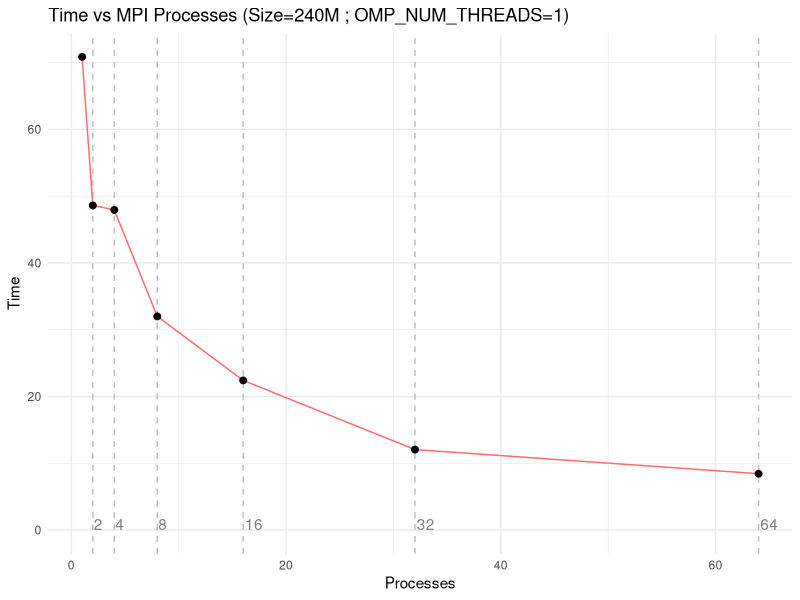
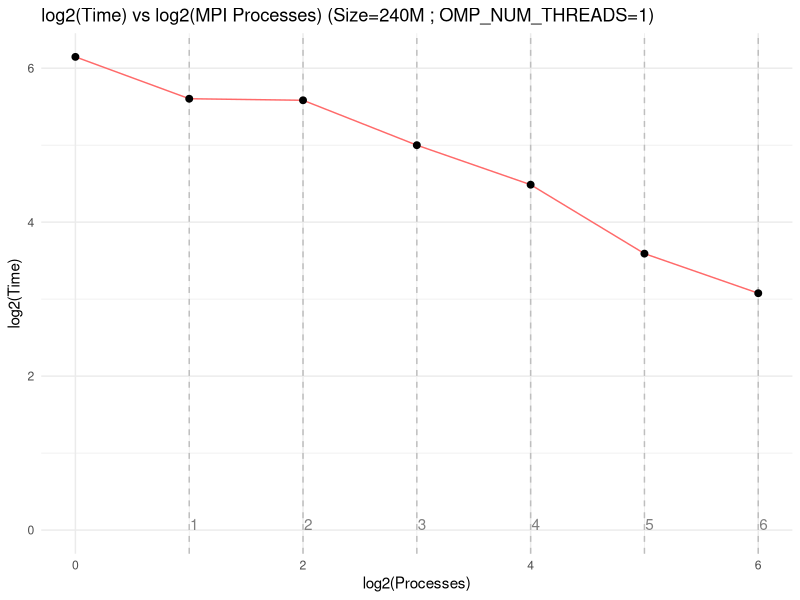
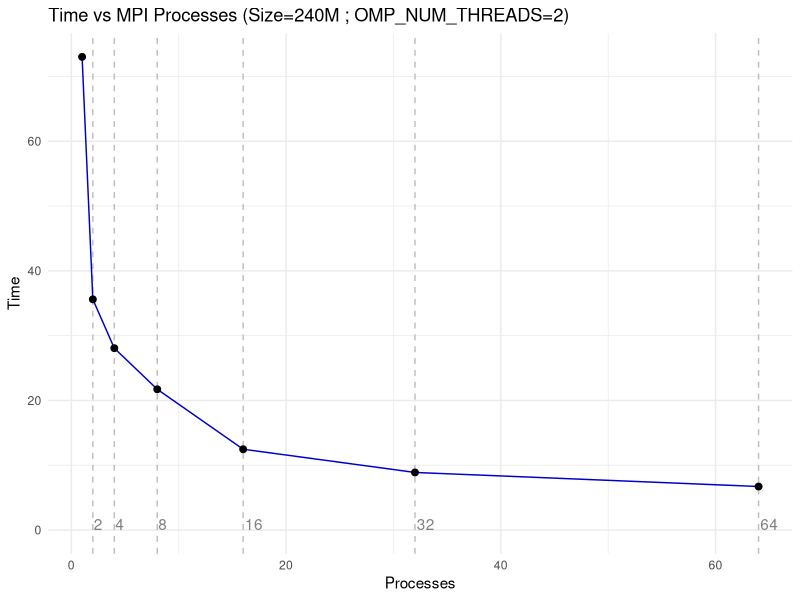
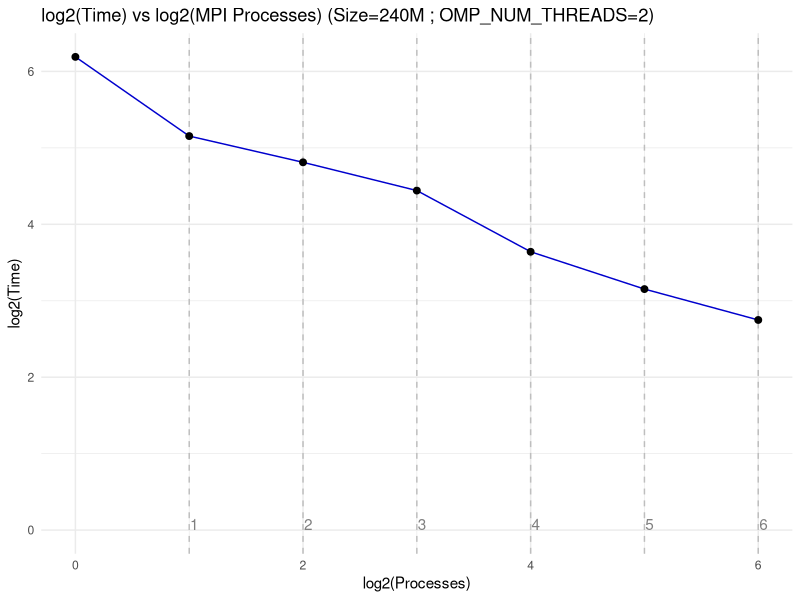
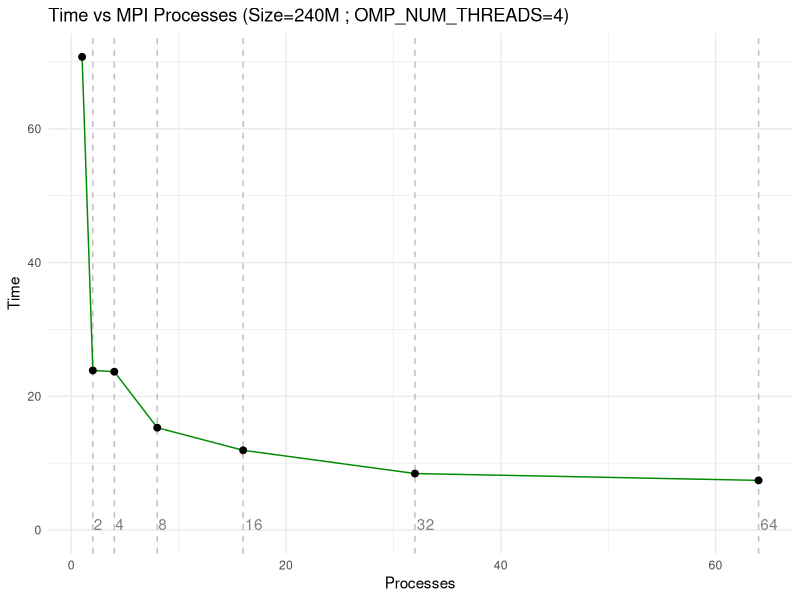
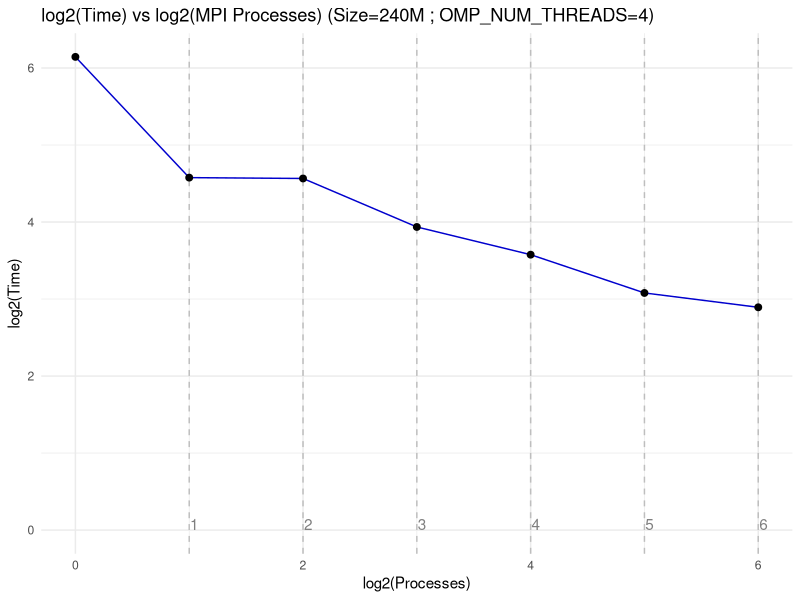
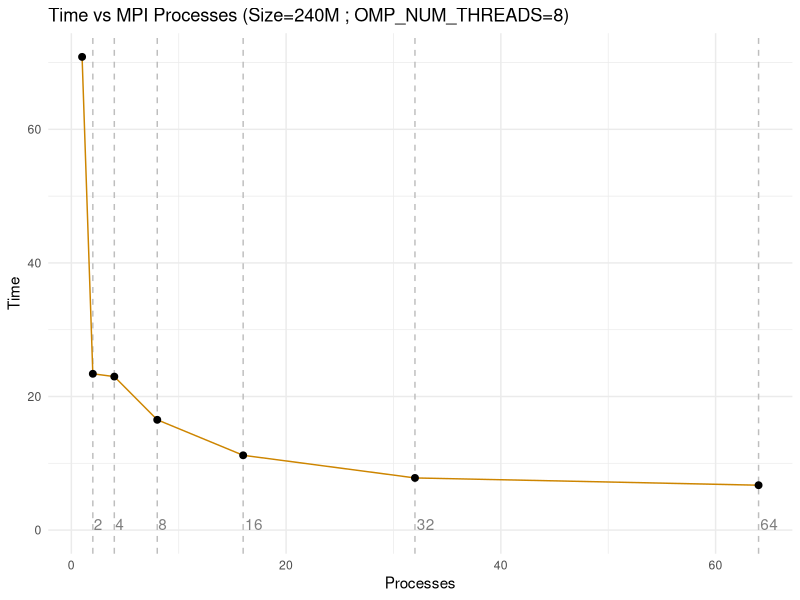
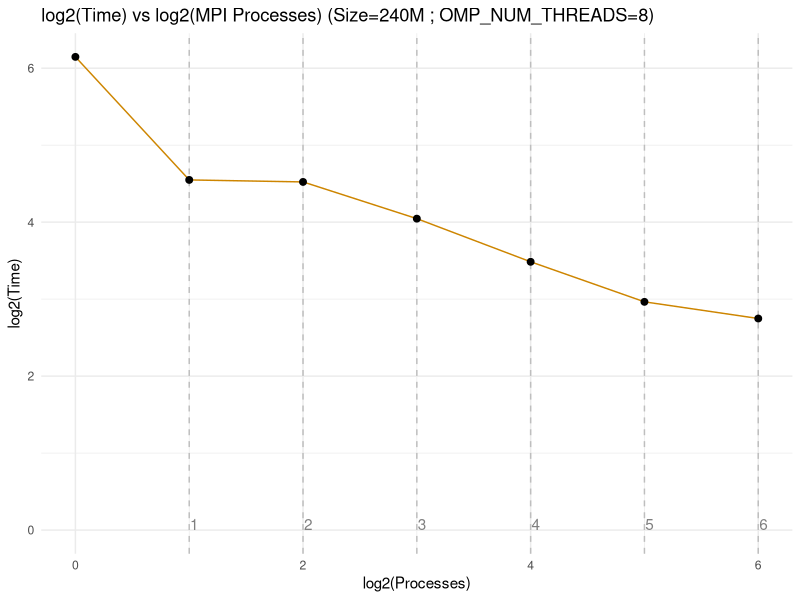

Source code (R) for these figures, in order:
## ---- chunk 1
knitr::opts_chunk$set(echo = TRUE)
## ---- chunk 2
library(tidyverse)
library(ggplot2)
## ---- chunk 3
mpi_timings_1<- read.csv("../timings/hybrid_scaling_240M_1thread.csv")

mpi_timings_1<- mpi_timings_1 %>% 
                select(!Threads) %>%
                group_by(Processes) %>%
                summarise(Time = mean(Time, na.rm = TRUE))

mpi_timings_1$SpeedUp<- mpi_timings_1$Time[1] / mpi_timings_1$Time
mpi_timings_1$OMP_NUM_THREADS<- "1 Thread"
## ---- chunk 4
mpi_timings_1 %>%
  ggplot(aes(x = Processes, y = Time)) +
  geom_vline(xintercept = c(2,4,8,16,32,64), linetype = "dashed", color = "grey")+
  annotate("text", x = c(2,4,8,16,32,64), y = rep(0,6), label = c(2,4,8,16,32,64), 
           vjust = 0, hjust = -0.1,color="grey50")+
  geom_line(col="indianred1") +
  geom_point(size=2)+
    labs(title = "Time vs MPI Processes (Size=240M ; OMP_NUM_THREADS=1)",
         x = "Processes",
         y = "Time") +
    theme_minimal()
## ---- chunk 5
mpi_timings_1 %>%
  ggplot(aes(x = log2(Processes), y = log2(Time))) +
  geom_vline(xintercept = 1:6, linetype = "dashed", color = "grey")+
  annotate("text", x = 1:6, y = rep(0,6), label = 1:6, 
           vjust = 0, hjust = -0.1,color="grey50")+
  geom_line(col="indianred1") +
  geom_point(size=2)+
    labs(title = "log2(Time) vs log2(MPI Processes) (Size=240M ; OMP_NUM_THREADS=1)",
         x = "log2(Processes)",
         y = "log2(Time)") +
    theme_minimal()
## ---- chunk 6
mpi_timings_2<- read.csv("../timings/hybrid_scaling_240M_2threads.csv")

mpi_timings_2<- mpi_timings_2 %>% 
                select(!Threads) %>%
                group_by(Processes) %>%
                summarise(Time = mean(Time, na.rm = TRUE))

mpi_timings_2$SpeedUp<- mpi_timings_2$Time[1] / mpi_timings_2$Time
mpi_timings_2$OMP_NUM_THREADS<- "2 Threads"
## ---- chunk 7
mpi_timings_2 %>%
  ggplot(aes(x = Processes, y = Time)) +
  geom_vline(xintercept = c(2,4,8,16,32,64), linetype = "dashed", color = "grey")+
  annotate("text", x = c(2,4,8,16,32,64), y = rep(0,6), label = c(2,4,8,16,32,64), 
           vjust = 0, hjust = -0.1,color="grey50")+
  geom_line(col="blue3") +
  geom_point(size=2)+
    labs(title = "Time vs MPI Processes (Size=240M ; OMP_NUM_THREADS=2)",
         x = "Processes",
         y = "Time") +
    theme_minimal()
## ---- chunk 8
mpi_timings_2 %>%
  ggplot(aes(x = log2(Processes), y = log2(Time))) +
  geom_vline(xintercept = 1:6, linetype = "dashed", color = "grey")+
  annotate("text", x = 1:6, y = rep(0,6), label = 1:6, 
           vjust = 0, hjust = -0.1,color="grey50")+
  geom_line(col="blue3") +
  geom_point(size=2)+
    labs(title = "log2(Time) vs log2(MPI Processes) (Size=240M ; OMP_NUM_THREADS=2)",
         x = "log2(Processes)",
         y = "log2(Time)") +
    theme_minimal()
## ---- chunk 9
mpi_timings_4<- read.csv("../timings/hybrid_scaling_240M_4threads.csv")

mpi_timings_4<- mpi_timings_4 %>% 
                select(!Threads) %>%
                group_by(Processes) %>%
                summarise(Time = mean(Time, na.rm = TRUE))

mpi_timings_4$SpeedUp<- mpi_timings_4$Time[1] / mpi_timings_4$Time
mpi_timings_4$OMP_NUM_THREADS<- "4 Threads"
## ---- chunk 10
mpi_timings_4 %>%
  ggplot(aes(x = Processes, y = Time)) +
  geom_vline(xintercept = c(2,4,8,16,32,64), linetype = "dashed", color = "grey")+
  annotate("text", x = c(2,4,8,16,32,64), y = rep(0,6), label = c(2,4,8,16,32,64), 
           vjust = 0, hjust = -0.1,color="grey50")+
  geom_line(col="green4") +
  geom_point(size=2)+
    labs(title = "Time vs MPI Processes (Size=240M ; OMP_NUM_THREADS=4)",
         x = "Processes",
         y = "Time") +
    theme_minimal()
## ---- chunk 11
mpi_timings_4 %>%
  ggplot(aes(x = log2(Processes), y = log2(Time))) +
  geom_vline(xintercept = 1:6, linetype = "dashed", color = "grey")+
  annotate("text", x = 1:6, y = rep(0,6), label = 1:6, 
           vjust = 0, hjust = -0.1,color="grey50")+
  geom_line(col="blue3") +
  geom_point(size=2)+
    labs(title = "log2(Time) vs log2(MPI Processes) (Size=240M ; OMP_NUM_THREADS=4)",
         x = "log2(Processes)",
         y = "log2(Time)") +
    theme_minimal()
## ---- chunk 12
mpi_timings_8<- read.csv("../timings/hybrid_scaling_240M_8threads.csv")

mpi_timings_8<- mpi_timings_8 %>% 
                select(!Threads) %>%
                group_by(Processes) %>%
                summarise(Time = mean(Time, na.rm = TRUE))

mpi_timings_8$SpeedUp<- mpi_timings_8$Time[1] / mpi_timings_8$Time
mpi_timings_8$OMP_NUM_THREADS<- "8 Threads"
## ---- chunk 13
mpi_timings_8 %>%
  ggplot(aes(x = Processes, y = Time)) +
  geom_vline(xintercept = c(2,4,8,16,32,64), linetype = "dashed", color = "grey")+
  annotate("text", x = c(2,4,8,16,32,64), y = rep(0,6), label = c(2,4,8,16,32,64), 
           vjust = 0, hjust = -0.1,color="grey50")+
  geom_line(col="orange3") +
  geom_point(size=2)+
    labs(title = "Time vs MPI Processes (Size=240M ; OMP_NUM_THREADS=8)",
         x = "Processes",
         y = "Time") +
    theme_minimal()
## ---- chunk 14
mpi_timings_8 %>%
  ggplot(aes(x = log2(Processes), y = log2(Time))) +
  geom_vline(xintercept = 1:6, linetype = "dashed", color = "grey")+
  annotate("text", x = 1:6, y = rep(0,6), label = 1:6, 
           vjust = 0, hjust = -0.1,color="grey50")+
  geom_line(col="orange3") +
  geom_point(size=2)+
    labs(title = "log2(Time) vs log2(MPI Processes) (Size=240M ; OMP_NUM_THREADS=8)",
         x = "log2(Processes)",
         y = "log2(Time)") +
    theme_minimal()
## ---- chunk 15
df= rbind(mpi_timings_1,mpi_timings_2,mpi_timings_4,mpi_timings_8)
df %>%
  ggplot(aes(x = Processes, y = Time, color = OMP_NUM_THREADS)) +
  geom_vline(xintercept = c(2,4,8,16,32,64), linetype = "dashed", color = "grey60")+
  annotate("text", x = c(2,4,8,16,32,64), y = rep(0,6), label = c(2,4,8,16,32,64), 
           vjust = 0, hjust = -0.1,color="grey60")+
  geom_point(size=1)+
  geom_line(size=0.6) +
  scale_color_manual(values = c("#3498DB","#E67E22","#82CD47","red")) +
  labs(title = "Time vs MPI processes (SIZE= 240M size_t varying OMP_NUM_THREADS_NUM_THREADS)",
       x = "MPI processes",
       y = "Time") +
  #ylim(0,10)+
  theme_minimal()
## ---- chunk 16
df= rbind(mpi_timings_1,mpi_timings_2,mpi_timings_4,mpi_timings_8)
df %>%
  ggplot(aes(x = log2(Processes), y = log2(Time), color = OMP_NUM_THREADS)) +
  geom_vline(xintercept =1:6, linetype = "dashed", color = "grey60")+
  annotate("text", x = 1:6, y = rep(0,6), label = 1:6, 
           vjust = 0, hjust = -0.1,color="grey60")+
  geom_point(size=1)+
  geom_line(size=0.6) +
  scale_color_manual(values = c("#3498DB","#E67E22","#82CD47","red")) +
  labs(title = "log2(Time) vs log2(MPI processes) (SIZE= 240M size_t varying OMP_NUM_THREADS_NUM_THREADS)",
       x = "log2(MPI processes)",
       y = "log2(Time)") +
  #ylim(0,10)+
  theme_minimal()
## ---- chunk 17
mpi_timings_4 %>%
  ggplot(aes(x = Processes, y = SpeedUp)) +
  geom_point(size=1.5)+
  geom_line(size=0.6) +
  geom_vline(xintercept = c(2,4,8,16,32,64), linetype = "dashed", color = "grey")+
  annotate("text", x = c(2,4,8,16,32,64), y = rep(0,6), label = c(2,4,8,16,32,64),
           vjust = 0, hjust = -0.1,color="grey")+
  #geom_function(fun = function(x) log2(x), linetype = "dashed", col = "blue",size=0.6)+
  labs(title = "MPI SpeedUp",
       x = "Processes",
       y = "SpeedUp") +
  theme_minimal()
## ---- chunk 18
mpi_timings_4 %>%
  ggplot(aes(x = log2(Processes), y = log2(SpeedUp))) +
  geom_point(size=1.5)+
  geom_line(size=0.6) +
  geom_vline(xintercept = 1:6, linetype = "dashed", color = "grey")+
  annotate("text", x = 1:6, y = rep(0,6), label = 1:6,
           vjust = 0, hjust = -0.1,color="grey")+
  #geom_function(fun = function(x) sqrt(x), linetype = "dashed", col = "blue",size=0.6)+
  labs(title = "log2(MPI SpeedUp)",
       x = "log2(Processes)",
       y = "log2(SpeedUp)") +
  theme_minimal()
